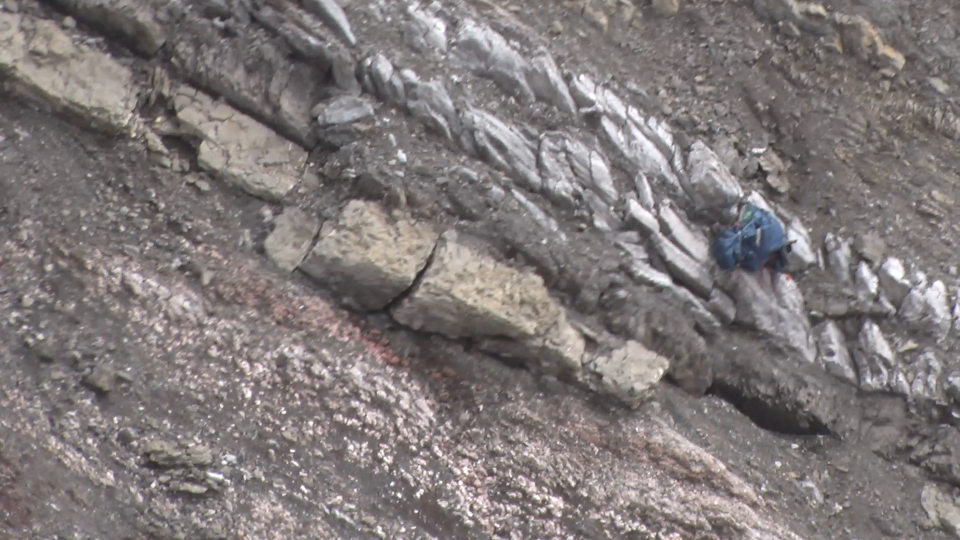
#> input picture docs/nakhodki/frames/C0049_00m18s.png, 1920 x 1080 px (shown at 1/2 size)
$ python -i inject_probe.py   (imports and definitions only)   (older library calls are emulated)
#> lines starting #> are read from the running program, lines starting #| are printed output that depends on the picture
#!/usr/bin/env python3
"""Порог различимости детектора: синтетические врезки известного размера и цвета.

Пилот (docs/video-analysis.md) дал recall 100% на эталонах, снятых с близкого
расстояния. На дальних планах предмет занимает единицы пикселей, и recall там не
подтверждён ничем. Здесь он меряется: в реальные кадры операции вклеиваются
предметы известного размера, известного цветового контраста и известного
положения, кадр без изменений прогоняется через analysis/detect.py, и считается
доля врезок, которые детектор вернул. Пороги detect.py не трогаются: скрипт
измеряет детектор, а не подгоняет его.

Что делает результат честным:

* Врезка не резче съёмки. Локальная размытость (ширина края) и локальный шум
  (оценка Иммеркера) меряются в окне вокруг точки врезки, объект сворачивается с
  этой же размытостью и получает своё зерно. Без этих двух шагов измеряется не
  детектор, а скорость, с которой он находит нарисованный прямоугольник.
* Контраст задан по тому, что оказалось в кадре, а не по тому, что рисовали.
  Амплитуда нормируется ПОСЛЕ свёртки, поэтому dE - это отклонение от фона,
  реально присутствующее в пикселях (у объекта в 2-3 px свёртка съедает
  две трети амплитуды, и нормировка до неё завысила бы контраст втрое).
* Рабочая точка - бюджет ложных срабатываний, а не порог. В отсмотр уходит
  топ-25 блобов с кадра (video_scan.py --top), поэтому врезка считается
  найденной, только если она обошла по score шум кадра и попала в этот топ.
  Ранг найденной врезки пишется в TSV: он и есть цена в ложных срабатываниях.
* Одна врезка на прогон детектора. Сетка врезок в один кадр (так дешевле) для
  этого детектора недопустима: он ищет редкие ячейки Lab-гистограммы, и три
  десятка одинаковых предметов сделали бы свою ячейку частой, то есть подавили
  бы сами себя. Артефакт стенда выглядел бы как слепота детектора.

Известный оптимизм, прямо:

* Врезка идёт в уже раскодированный кадр, то есть не платит за сжатие, за
  которое заплатил настоящий предмет. Флаг --jpeg прогоняет кадр (и врезанный,
  и чистый) через JPEG-цикл и меряет эту разницу. Замеренная разница знак имеет
  разный: на мелких ярких предметах сжатие recall повышает (размазывает пятно
  на соседние блоки и тем добавляет ему площади, то есть score), на слабом
  контрасте понижает. H.264 на битрейтах дрона жёстче и здесь не проверялся.
* Оценщик размытости при sigma > 1.5 занижает её примерно на 10-18% (проверено
  на синтетических ступеньках), значит врезка чуть резче реальности.
* Форма - неровное пятно сплошного цвета. Настоящий предмет бывает пятнистым и
  частично закрыт снегом или камнем, такой найти труднее.
* Кадры взяты те, что есть в репозитории (съёмка 13.08), доли снега и осыпи в
  выборке - доли в этих кадрах, а не на маршруте.

Использование:
  .venv/bin/python inject_probe.py --out floor-01/ [--repeats 30] [--jpeg 92]
Выход в --out: trials.tsv (по строке на врезку), report.txt (таблицы recall),
preview/*.jpg (примеры врезок для глазной проверки, если --preview).
"""

import argparse
import hashlib
import math
import statistics
import sys
from pathlib import Path

import cv2
import numpy as np

sys.path.insert(0, str(Path(__file__).resolve().parent))
from detect import anomaly_blobs  # noqa: E402  (detect.py лежит рядом)

HERE = Path(__file__).resolve().parent
FRAME_DIRS = (HERE / "pilot/gt", HERE.parent / "docs/nakhodki/frames")

SIZES = (2, 3, 4, 5, 6, 8, 12, 16, 24, 32, 48)  # видимый размер предмета, пикс.
CONTRASTS = (10.0, 20.0, 40.0, 80.0)  # пиковое отличие от фона, dE76 (CIE Lab)

# Цвета реальных находок (docs/nakhodki/README.md), RGB. Направление в Lab
# берётся от локального фона к этому цвету, длина задаётся контрастом: так
# оттенок остаётся правдоподобным, а величина - управляемой.
PALETTE = {
    "sinij": (30, 60, 140),      # синий рюкзак
    "biruza": (30, 170, 170),    # бирюзовая крышка
    "oranzh": (230, 110, 30),    # оранжевый предмет
    "belyj": (240, 240, 235),    # белый стакан
}

# Нейтральный белый детектор пропускает по устройству (в кадре со снегом светлые
# нейтральные ячейки Lab плотные), поэтому таблицы печатаются двумя срезами:
# по всей палитре и по цветным предметам отдельно, иначе одна слепая зона
# размазывается по всей кривой.
GROUPS = (("все цвета", None), ("цветные", ("sinij", "biruza", "oranzh")))

TOP_OP = 25        # рабочая точка: столько блобов с кадра уходит в отсмотр
TOP_TIGHT = 10     # ужатый бюджет отсмотра, для второй колонки отчёта
WIN = 48           # полуокно локальных измерений (размытость, шум, класс фона)
SITE_STEP = 64     # шаг сетки кандидатов на врезку
MARGIN = 64        # отступ от края кадра
SS = 4             # суперсэмплинг при отрисовке формы
EDGE_FLOOR = 0.798  # что оценщик края читает на идеально резкой ступеньке
BLUR_RANGE = (0.5, 2.5)  # вне этого диапазона оценка бессмысленна
BLUR_DEFAULT = 1.0       # медиана по кадрам репозитория
MIN_DIR = 5.0      # dE ближе этого - цвет неотличим от фона, ячейка пропускается

IMMERKAER = np.array([[1, -2, 1], [-2, 4, -2], [1, -2, 1]], np.float32)


# --- измерение сцены --------------------------------------------------------


# [9 lines left out: function noise_sigma, not called in this run]


def blur_sigma(gray: np.ndarray) -> float:
    """Sigma функции рассеяния точки, пикс., по ширине края.

    Ширина края = (перепад яркости в окне 7x7) / (пиковый градиент); для
    гауссовой ступеньки это sigma*sqrt(2*pi). Оценщик прогонялся по
    синтетическим ступенькам известного размытия: 0.0 -> 0.80, 0.5 -> 0.89,
    1.0 -> 1.24, 2.0 -> 1.82, то есть читает sqrt(sigma^2 + 0.80^2) с занижением
    на дальнем конце. Отсюда вычитание EDGE_FLOOR и зажим диапазона.
    """
    g = gray.astype(np.float32)
    gx = cv2.Sobel(g, cv2.CV_32F, 1, 0, ksize=3) / 8.0
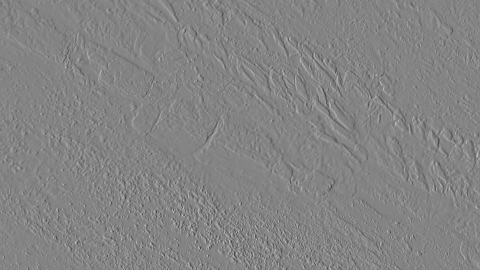
#> gx: shape (1080, 1920) float32 (shown at 1/4 size); min -57, max 53.25, mean 0; drawn with min black and max white
    gy = cv2.Sobel(g, cv2.CV_32F, 0, 1, ksize=3) / 8.0
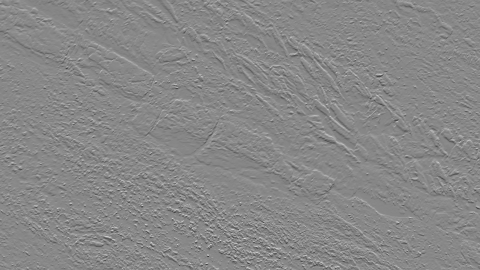
#> gy: shape (1080, 1920) float32 (shown at 1/4 size); min -52.5, max 46, mean 0; drawn with min black and max white
    mag = np.hypot(gx, gy)
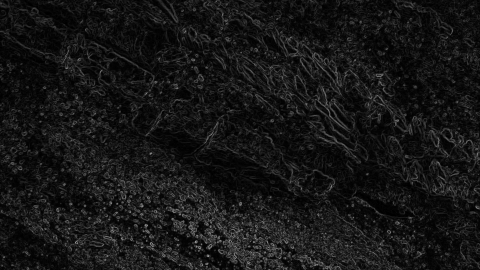
#> mag: shape (1080, 1920) float32 (shown at 1/4 size); min 0, max 61.41, mean 5.3; drawn with min black and max white
    k = np.ones((7, 7), np.uint8)
    step = cv2.dilate(g, k) - cv2.erode(g, k)
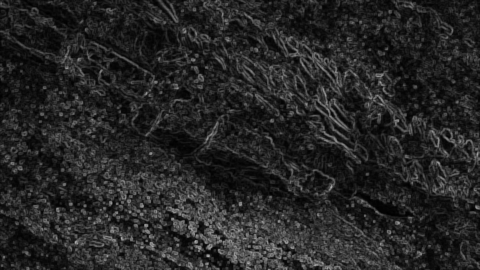
#> step: shape (1080, 1920) float32 (shown at 1/4 size); min 0, max 189, mean 37.6
    thr = max(float(np.percentile(mag, 99)), 2.0)
#> thr = 23.48
    sel = mag >= thr
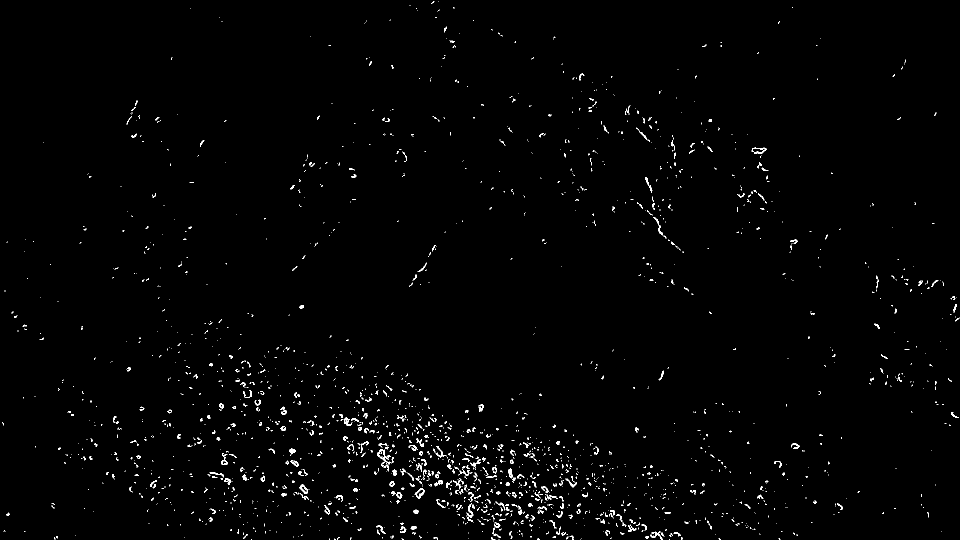
#> sel: shape (1080, 1920) bool (shown at 1/2 size); 1% white in thin lines or dots
    if int(sel.sum()) < 30:
        return BLUR_DEFAULT   # краёв нет: ровный снег, мерить нечего
    w = float(np.median(step[sel] / mag[sel])) / math.sqrt(2 * math.pi)
#> w = 1.68
    sigma = math.sqrt(max(w * w - EDGE_FLOOR ** 2, 0.0))
#> sigma = 1.47
    return min(max(sigma, BLUR_RANGE[0]), BLUR_RANGE[1])


# [330 lines left out: functions site_map, render_blob, inject, jpeg_roundtrip, match, frame_paths and 3 more, not called in this run]


# [16 lines not run here, left out]

>>> import cv2
>>> picture = cv2.imread('../docs/nakhodki/frames/C0049_00m18s.png', cv2.IMREAD_GRAYSCALE)
>>> result = blur_sigma(picture)
#> result = 1.47

$ run again, on docs/nakhodki/frames/DJI_20260813183004_0001_Z_01m56s.jpg
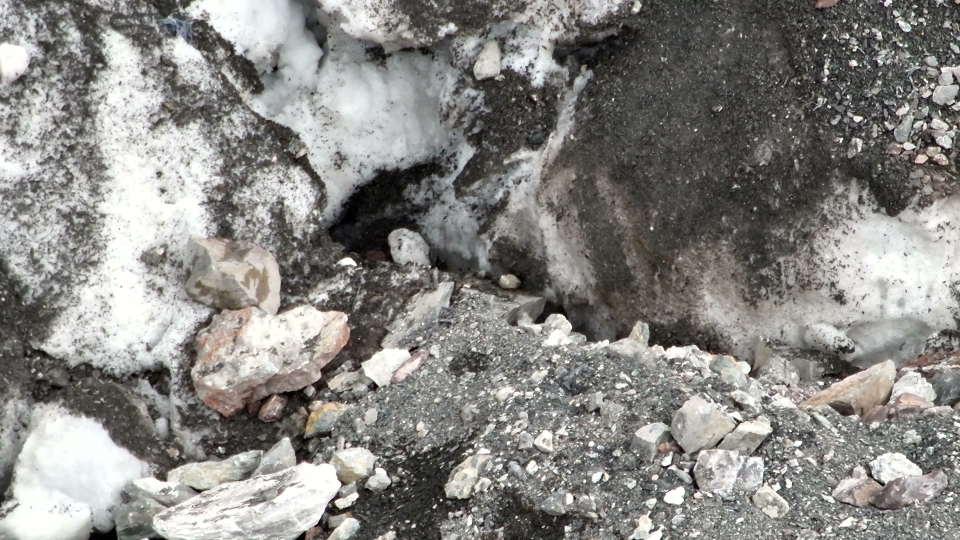
#> input picture docs/nakhodki/frames/DJI_20260813183004_0001_Z_01m56s.jpg, 1920 x 1080 px (shown at 1/2 size)
#> in blur_sigma, `step = cv2.dilate(g, k) - cv2.erode(g, k)`:
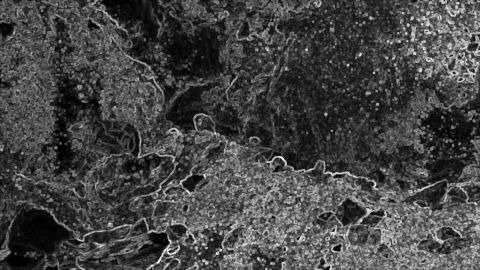
#> step: shape (1080, 1920) float32 (shown at 1/4 size); min 0, max 255, mean 69.2
#> thr = 50.57
#> in blur_sigma, `sel = mag >= thr`:
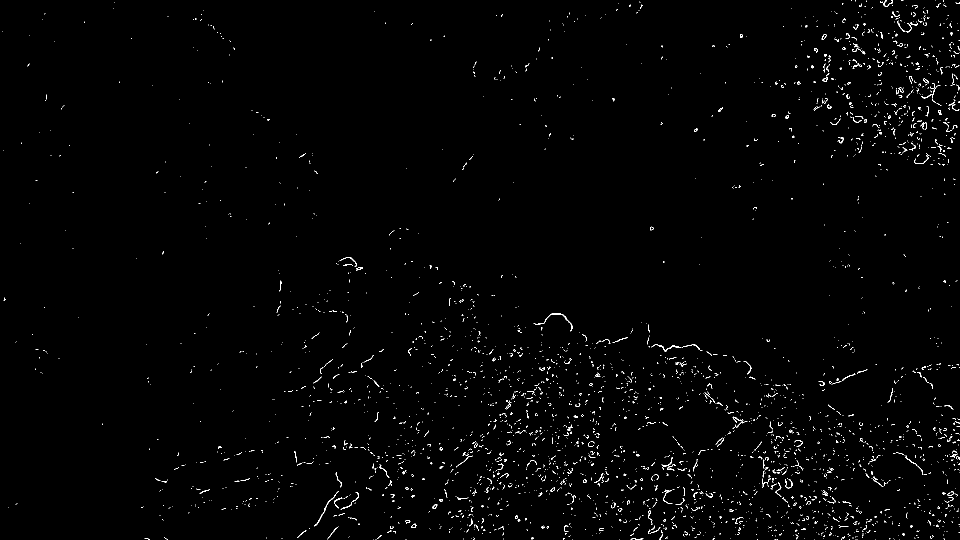
#> sel: shape (1080, 1920) bool (shown at 1/2 size); 1% white in thin lines or dots
#> w = 1.15
#> sigma = 0.829

$ run again, on docs/nakhodki/frames/DJI_20260813183004_0001_Z_03m40s.jpg
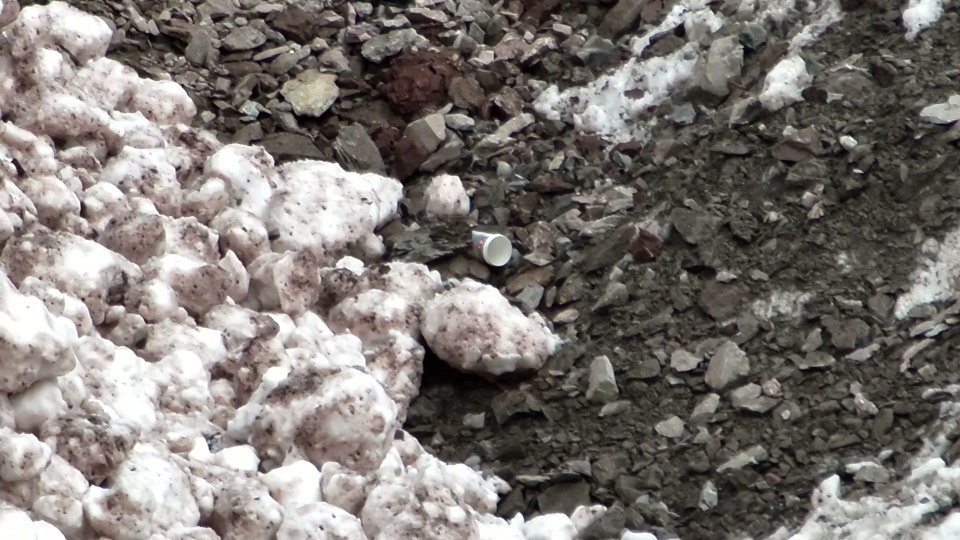
#> input picture docs/nakhodki/frames/DJI_20260813183004_0001_Z_03m40s.jpg, 1920 x 1080 px (shown at 1/2 size)
#> in blur_sigma, `step = cv2.dilate(g, k) - cv2.erode(g, k)`:
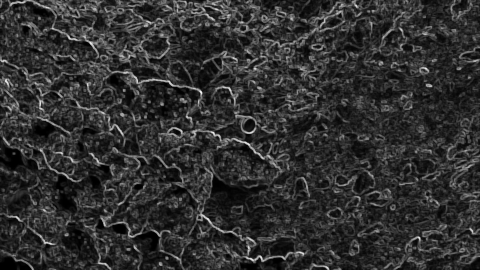
#> step: shape (1080, 1920) float32 (shown at 1/4 size); min 0, max 251, mean 48
#> thr = 35.57
#> in blur_sigma, `sel = mag >= thr`:
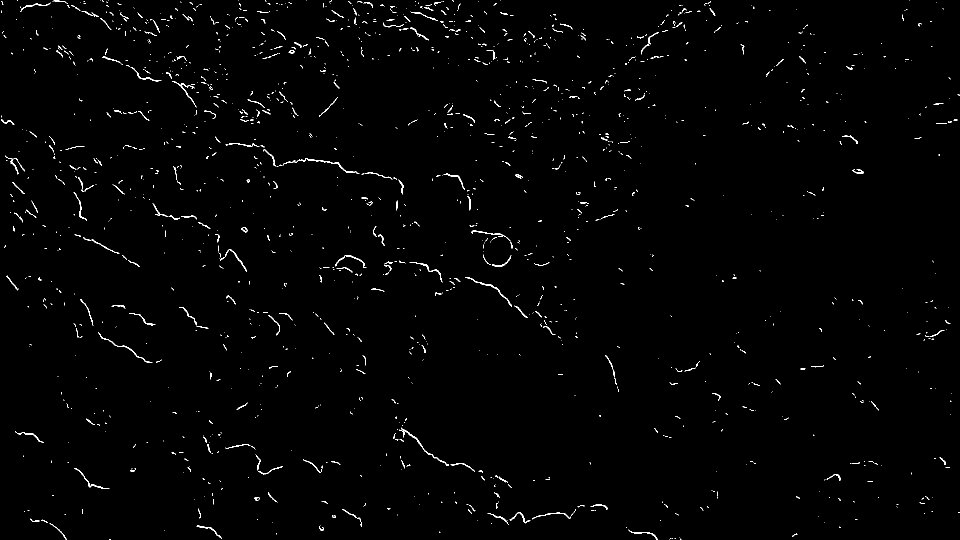
#> sel: shape (1080, 1920) bool (shown at 1/2 size); 1% white in thin lines or dots
#> w = 1.35
#> sigma = 1.09
